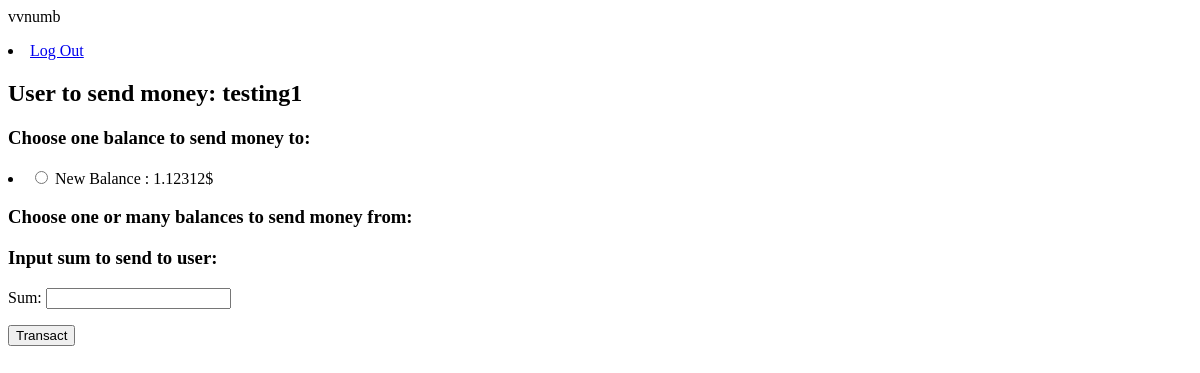
Page /make_transaction/testing1 (signed in) on the earlier database version.
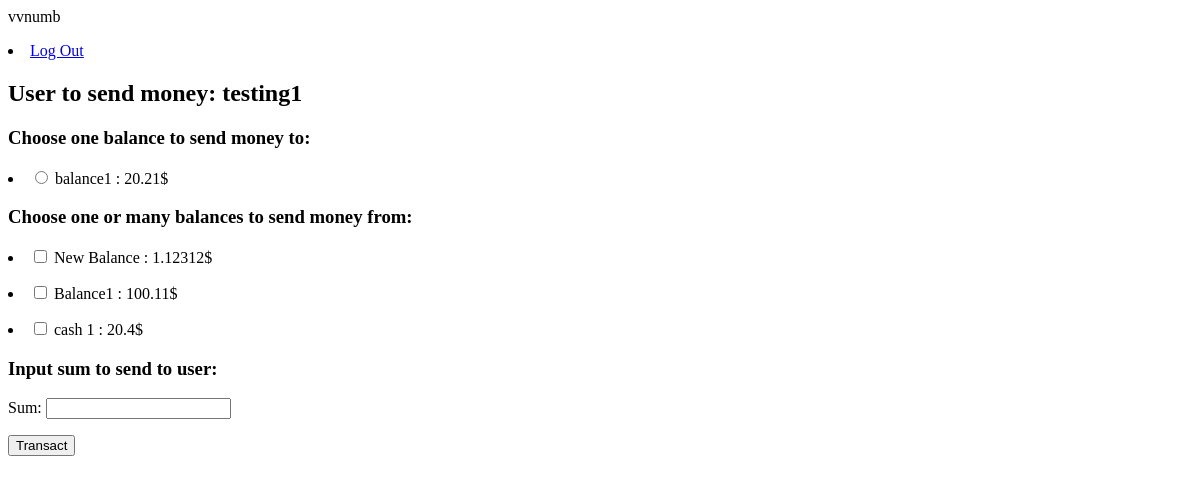
Same page on the later database version.
### main/models.py (models this page shows, shortened)
class Balance(models.Model):
    name = models.CharField(max_length=128, default='New Balance')
    sum = models.FloatField(validators=[MinValueValidator(0)])
    user = models.ForeignKey(settings.AUTH_USER_MODEL, on_delete=models.CASCADE)

### main/views.py (the view)
# urls.py: path('make_transaction/<respond_to>', make_transaction, name='make_transaction'),
@login_required()
def make_transaction(request, respond_to):
    context = {}
    user_to = get_object_or_404(User, username=respond_to)
    user_from = get_object_or_404(User, username=request.user.username)
    balances_to = Balance.objects.filter(user__username=respond_to)
    balances_from = Balance.objects.filter(user__username=user_from.username)
    context['current_user'] = user_from.username
    context['user_to'] = user_to
    context['balances_to'] = balances_to
    context['balances_from'] = balances_from
    if request.POST:
        form = MakeTransaction(request.POST)
        if form.is_valid():
            post_data = dict(request.POST)
            if post_data['sum'][0] < 0:  # валидация на положительное число
                context['error'] = 'Sum must has positive value'
                return render(request, 'main/transaction.html', context=context)
            balance_to_chosen = post_data.get('balance_to', None)
            balances_from_chosen = post_data.get('balances_from', None)
            sum_of_transaction = float(post_data['sum'][0])
            if balance_to_chosen is None or balances_from_chosen is None:  # дополнительная валидация
                context['error'] = 'Need to choose one balance to send money to'
            else:  # транзакция корректна, проверяем балансы на наличие достаточного кол-ва денег
                count_of_balances = len(balances_from_chosen)
                for pk in balances_from_chosen:
                    balance = Balance.objects.get(pk=pk)
                    if balance.sum < sum_of_transaction / count_of_balances:
                        context['error'] = 'Balance "' + balance.name + '" has not enough money'
                        break
                balances = []
                for pk in balances_from_chosen:
                    balance = Balance.objects.get(pk=pk)
                    balance.sum -= sum_of_transaction / count_of_balances
                    round(balance.sum, 3)
                    balance.save()
                    balances.append(balance)  # добавлем счета в список, для создания транзакции
                balance = Balance.objects.get(pk=balance_to_chosen[0])
                balance.sum += sum_of_transaction
                round(balance.sum, 3)
                balance.save()
                transaction = Transaction.objects.create(sum=sum_of_transaction, balance_to=balance)
                transaction.balances_from.set(balances)
                transaction.save()
                return redirect('base')
            if context.get('error', None) is not None:  # валидация не пройдена
                context['form'] = form
        else:
            context['form'] = form
    else:
        context['form'] = MakeTransaction()
    return render(request, 'main/transaction.html', context=context)

### main/forms.py
class MakeTransaction(forms.Form):
    sum = forms.FloatField()

### templates/main/transaction.html (shortened to what this page needs)
{% extends 'main/base.html' %}
{% block content  %}
<form method="post">{% csrf_token %}
    <h2>User to send money: {{user_to}}</h2>
<h3>Choose one balance to send money to:</h3>
{% for balance in balances_to %}
    <p><li>
        <input type="radio" name="balance_to" value="{{ balance.pk }}" />
        <label>{{balance.name}} : {{balance.sum}}$</label>
    </li></p>
{% endfor %}
<h3>Choose one or many balances to send money from:</h3>
{% for balance in balances_from %}
    <p><li>
        <input type="checkbox" name="balances_from" value="{{ balance.pk }}" />
        <label>{{balance.name}} : {{balance.sum}}$</label>
    </li></p>
{% endfor %}
<h3>Input sum to send to user:</h3>
    {{form.as_p}}
    <p><input type="submit" value="Transact"></p>
</form>
{% endblock %}

### templates/main/base.html (shortened to what this page needs)
<!DOCTYPE html>
<html lang="en">
<head>
</head>
<body>
{% if current_user %}
    {{current_user}}
    <li><a href="{% url 'logout' %}">Log Out</a></li>
{%else%}
    <li><a href="{% url 'register' %}">Register</a></li>
    <li><a href="{% url 'login' %}">Log In</a></li>
{% endif%}
{% block content %}{% endblock %}
</body>
</html>

Differences in the rows shown:
added Balance: name "balance1", sum "20.21", shown under "Choose one balance to send money to:"
changed Balance "New Balance": moves from the list under "Choose one balance to send money to:" to the list under "Choose one or many balances to send money from:"
added Balance: name "Balance1", sum "100.11", shown under "Choose one or many balances to send money from:"
added Balance: name "cash 1", sum "20.4", shown under "Choose one or many balances to send money from:"
